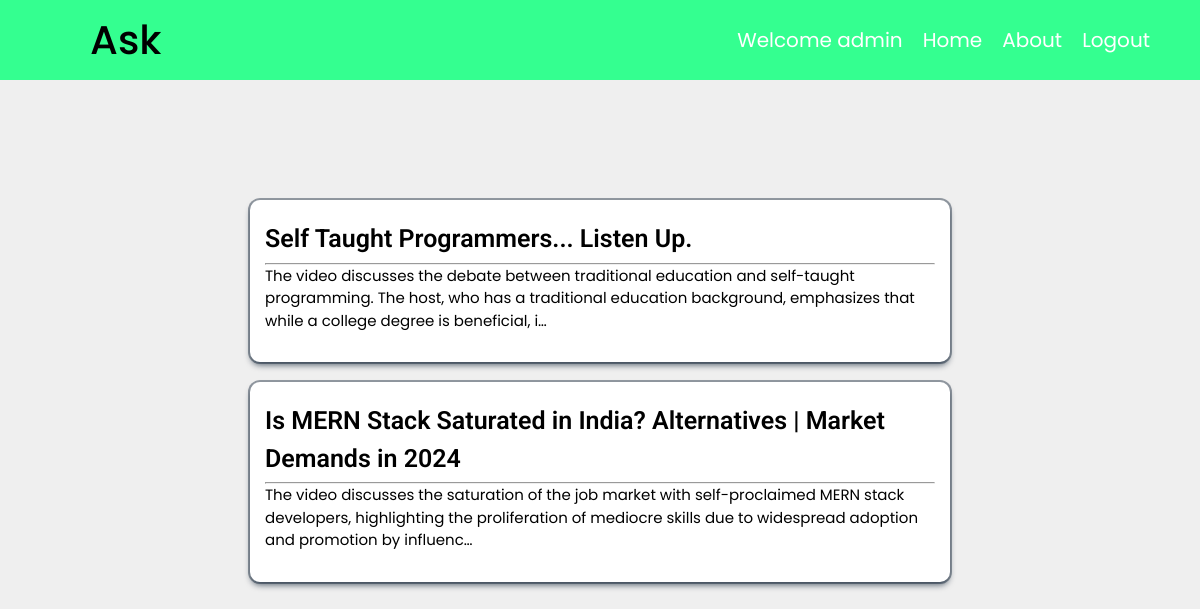
The page /all_blog (signed in) on the database as committed earlier.
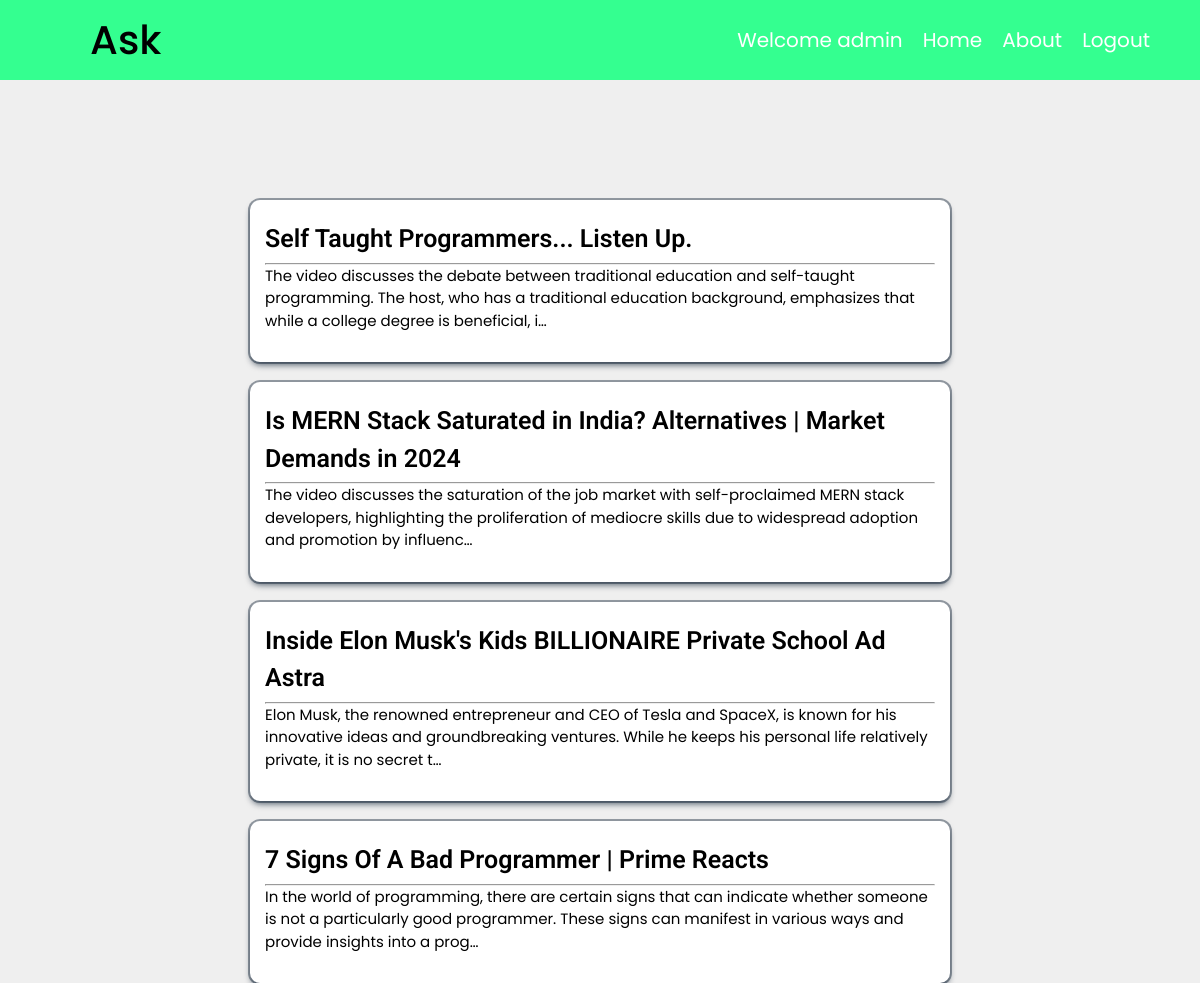
The same page on the database as committed later.
### app/models.py (models this page shows, shortened)
class Blog(models.Model):
    user = models.ForeignKey(User, on_delete=models.CASCADE)
    youtube_link = models.URLField()
    youtube_title = models.CharField(max_length=1000)
    generated_content = models.TextField()
    created_at = models.DateTimeField(auto_now_add=True)

### app/views.py (the view)
# urls.py: path('all_blog', views.all_blog, name='all_blog'),
def all_blog(request):
    blog_articles = Blog.objects.filter(user=request.user)
    return render(request, "all_blog.html", {'blog_articles': blog_articles})

### templates/all_blog.html (shortened to what this page needs)
{% include 'main.html' %} {% block content %}
<header>
    <div class="logo">Ask</div>
    <div class="pages">
        {% if user.is_authenticated %}
        <a href="{% url 'index' %}">Welcome {{ user.username }}</a>
        {% else %}
        <a href="/">Welcome User</a>
        {% endif %}
        <a href="{% url 'index' %}">Home</a>
        <a href="{% url 'about' %}">About</a>
        {% if user.is_authenticated %}
        <a href="{% url 'signout' %}">Logout</a>
        {% else %}
        <a href="{% url 'signin' %}">Login</a>
        {% endif %}
    </div>
</header>
<div class="container">
    {% for blog in blog_articles %}
    <a id="change" href="{% url 'detail' blog.id %}">
        <div class="wrapper">
            <h1>
                {{blog.youtube_title}}
            </h1>
            <hr>
            <p>
                {{blog.generated_content|truncatechars:200}}
            </p>
        </div>
    </a>
    {% endfor %}
    </div>
{% endblock %}

### templates/main.html (shortened to what this page needs)
<!DOCTYPE html>
{% load static %}
<html lang="en">
<head>
    <link rel="stylesheet" href="{% static 'css/styles.css' %}">
</head>
<body>
</body>
</html>

### static/css/styles.css (style rules this page uses)
* { margin: 0; padding: 0; box-sizing: border-box; }
body { font-family: poppins, sans-serif; font-size: 16px; line-height: 1.5; color: #000000; background-color: #e1e1e183; }
header { font-size: 20px; background-color: rgb(52, 255, 144); padding: 10px 50px; width: 100%; position: fixed; top: 0; display: flex; justify-content: space-between; align-items: center; }
header .pages a { position: relative; color: #fff; text-decoration: none; }
.logo { user-select: none; font-size: 40px; font-weight: 500; margin-left: 40px; color: #000000; }
header .pages { display: flex; gap: 20px; }
header .pages a { text-decoration: none; color: #ffffff; }
header a::before { content: ""; position: absolute; display: block; width: 100%; height: 2px; bottom: 0; left: 0; background-color: #000; transform: scaleX(0); transition: transform 0.3s ease; }
.container { margin-top: 200px; width: 100%; display: flex; justify-content: center; align-items: center; flex-direction: column; gap: 20px; }
.wrapper { display: flex; flex-direction: column; max-width: 700px; background-color: #ffffff; border-radius: 10px; padding: 20px 15px; color: #000; box-shadow: rgba(6, 24, 44, 0.4) 0px 0px 0px 2px, rgba(6, 24, 44, 0.65) 0px 4px 6px -1px, rgba(255, 255, 255, 0.08) 0px 1px 0px inset; transition: transform 0.3s ease; }
.wrapper p { font-size: 15px; margin-bottom: 20px; }
hr { margin-top: -20px; color: #a0a0a0a6 }
#change { color: #000; text-decoration: none; }
#change .wrapper h1 { font-size: 25px; margin-bottom:25px; font-weight: 600; font-family: 'Roboto'; }
#change .wrapper p { font-size: 15px; margin-bottom: 10px; }

Rows that differ between the two databases and show on the page:
added Blog: youtube_title "Inside Elon Musk's Kids BILLIONAIRE Private School Ad Astra", generated_content "Elon Musk, the renowned entrepreneur and CEO of Tesla and SpaceX, is known for his innovative ideas and groundbreaking ventures. While he keeps his personal life relatively private, it is no secret t…"
added Blog: youtube_title "7 Signs Of A Bad Programmer | Prime Reacts", generated_content "In the world of programming, there are certain signs that can indicate whether someone is not a particularly good programmer. These signs can manifest in various ways and provide insights into a prog…"
